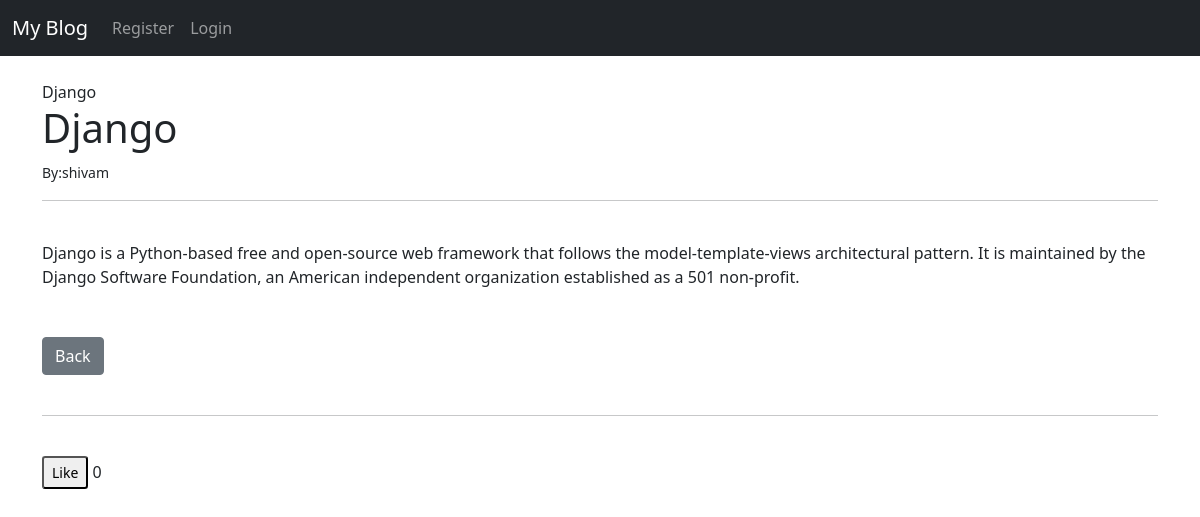
The app's page /article/2 with its own data.
### myblog/models.py (models this page shows, shortened)
class Post(models.Model):
    title=models.CharField(max_length=255)
    title_tag=models.CharField(max_length=255)
    author = models.ForeignKey(User,on_delete=models.CASCADE)
    body=models.TextField()
    category=models.CharField(max_length=255,default="blogging")
    likes = models.ManyToManyField(User,related_name='blog_post')

### myblog/views.py (the view)
# urls.py: path('article/<int:pk>', ArticleDetailView.as_view(), name='article-detail'),
class ArticleDetailView(DetailView):
    model=Post
    template_name ='article_detail.html'

### templates/article_detail.html (shortened to what this page needs)
{% extends 'base.html' %}
{% block content %}
{% block title %}{{post.title_tag}}
    {% endblock %}
<h1>{{post.title}}</h1>
<small>By:{{post.author}}
</small>
<hr>
<br>{{post.body|safe}}</br>
<br/></br>
<a href="{% url 'home'%}" class="btn btn-secondary">Back</a>
<br/><br/>
<hr>
<br/>
<div class="form-group">
<form action="{% url 'like_post' post.pk %}" method="POST">
   <button type="submit", name="post_id" ,value="{{ post.id }}", class="btn-btn-primary btn-sm">Like</button>
    {{post.likes.count}}
</form>
</div>
{% endblock %}

### records on screen
Post: title_tag "Django", title "Django", author "shivam", body "Django is a Python-based free and open-source web framework that follows the model-template-views architectural pattern. It is maintained by the Django Software Foundation, an American independent organization established as a 501 non-profit.", likes.count "0"
